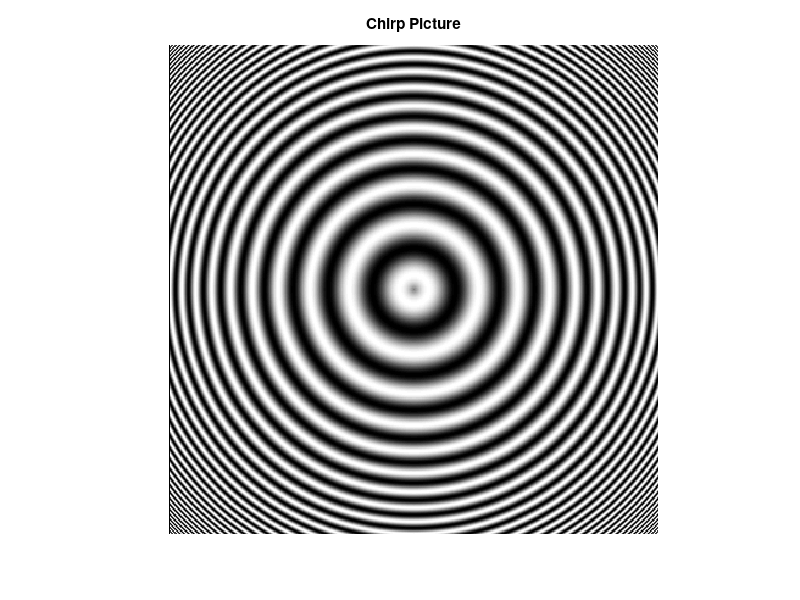
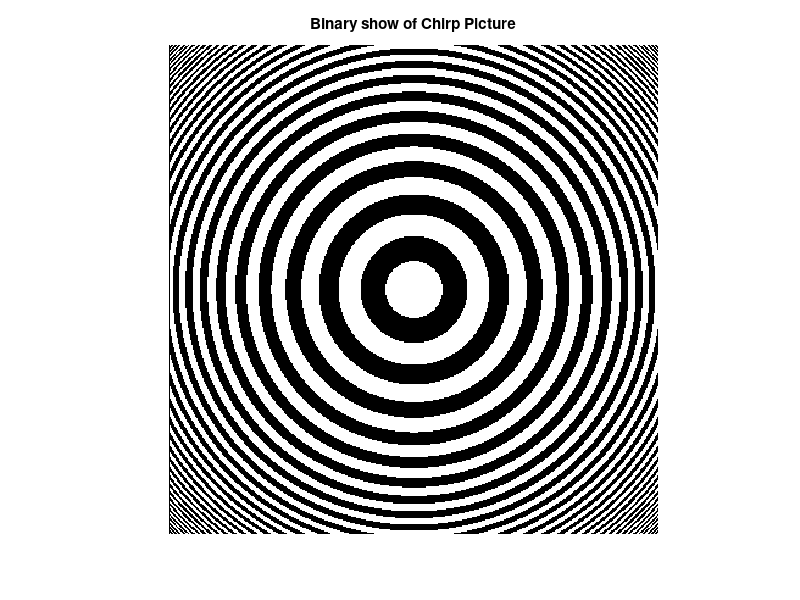
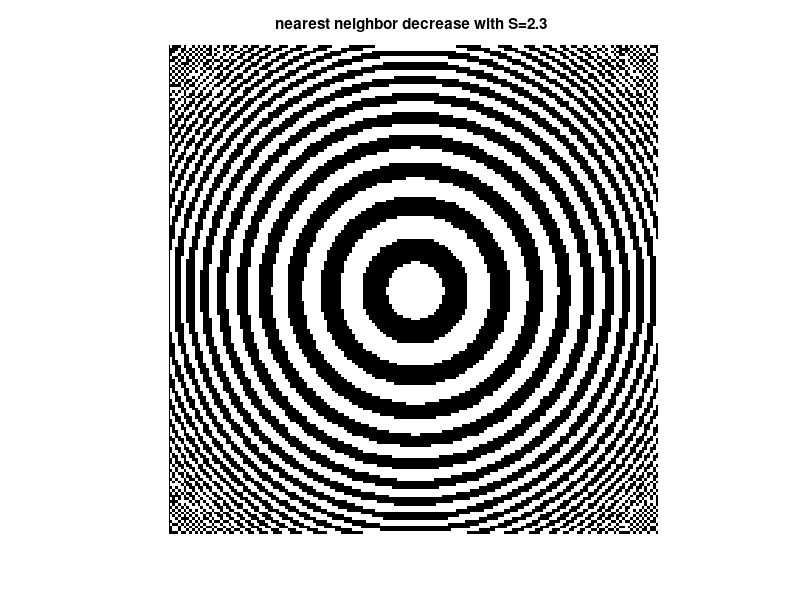
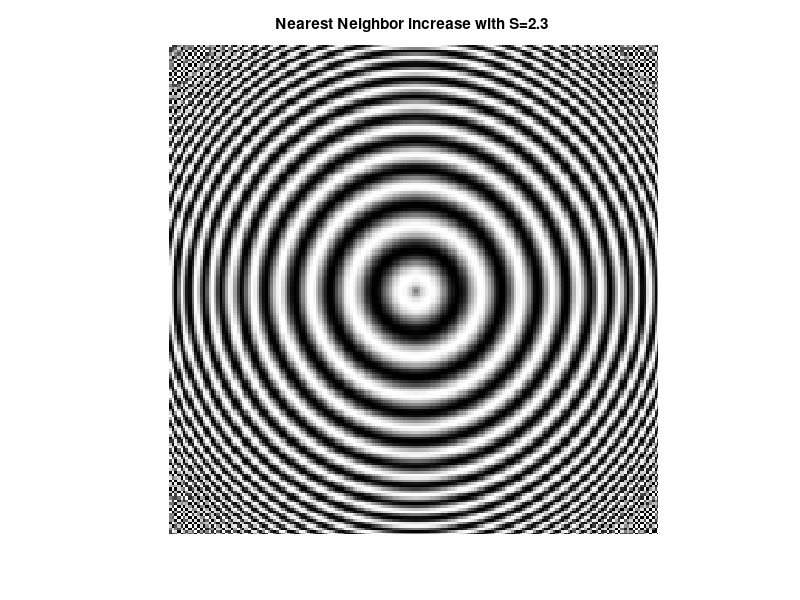

The MATLAB script that drew these images, in order:
clc;
clear;
close all;
%%%% Generate chirp picture
r_max = 200*sqrt(2); r_min = 0;
T_max = 50;          T_min = 10;

p=0; 
for m=-200:200
    p=p+1; q=0;
    for n=-200:200
        q=q+1;
        r= sqrt(m^2 + n^2);
        T = ((T_min -T_max)/(r_max - r_min))*r + T_max;
        f(p,q) = sin(2*pi*r/T);
    end
end
f_Binary = f>=0;   %%%% convert photo 2 binary  

 figure  
 imshow(f,[])
 title('Chirp Picture');
% %%% Binary show
 figure  
 imshow(f_Binary,[])
 title('Binary show of Chirp Picture');

%%%%%%%%%%%%%%%%%%%%%%%%%%%%%%%%%%%%%%%%%%%%%%%   downsample photo 
S =2.3; %%% downsample rate
[M,N] = size(f);
%%%%%%%%%%%%%%%%%%%%%%%%%%%%%%%%%%%%%%%%%%%%%%%% nearest neighbohood interpolation
%%%%%%%%%% DOWNSAMPLE
p = 0; 
for m=1 :S : M
    p = p+1; q = 0;
    for n= 1 :S :N
        q = q+1;
         l= round(m);
         k=round(n);
        f_Nearest_D(p,q) = f(l,k);
    end
end
f_Nearest_D_B = f_Nearest_D>=0;
 figure 
 imshow(f_Nearest_D_B,[])
 str_tit = sprintf('nearest neighbor decrease with S=%.1f ',S);
 title(str_tit);
%%%%%%%% UPSAMPLE
[M,N] = size(f_Nearest_D);
p = 0; 
for m=1 : 1/S : M
    p = p+1; q = 0;
    for n= 1 :1/S :N
        q = q+1;
         l= round(m);
         k=round(n);
        f_Nearest_U(p,q) = f_Nearest_D(l,k);
    end
end
f_Nearest_U_Binary=f_Nearest_U>=0;    %%% convert photo to a binary photo 

figure 
imshow(f_Nearest_U,[])
str_tit = sprintf('Nearest Neighbor increase with S=%.1f ',S);
title(str_tit);
%%%%% Binary show 
figure 
imshow(f_Nearest_U_Binary,[])
str_tit = sprintf('Binaryb show of Nearest Neighbor interpolation with S=%.1f ',S)
title(str_tit)

[M,N] = size(f_Nearest_U);
error_Neighbor = norm(f(1:M,1:N)-f_Nearest_U)/norm(f)


%%%%%%%%%%%%%%%%%%%%%%%%%%%%%%%%%%%%%%%%%%%%%%%%%%%% linear interpolation
%%%%%%%% DOWNSAMPLE
[M,N] = size(f);
p = 0; 
for m=1 :S : M
    p = p+1; q = 0;
    for n= 1 :S :N
        q = q+1;
        
        step_m = m-floor(m);
        step_n = n-floor(n);
        
        
         l= floor(m);
         k= floor(n);
         
         a = f(l , k) ; 
         b = f(l , k+1);
         c = f(l+1 , k);
         d = f(l+1 , k+1);
         
         A = step_m*c + (1-step_m)*a;
         B = step_m*d + (1-step_m)*b;
 
        f_Linear_D(p,q) = step_n*B + (1-step_n)*A;
    end
end
f_Linear_D_B = f_Linear_D>=0;
 figure 
 imshow(f_Linear_D_B,[])
 str_tit = sprintf('linear decrease with S=%.1f ',S);
 title(str_tit);

%%%%%%% UPSAMPLE
[M,N] = size(f_Linear_D);
p = 0; 
for m=1 : 1/S : M-1
    p = p+1; q = 0;
    for n= 1 : 1/S :N-1
        q=q+1;
        
        step_m = m-floor(m);
        step_n = n-floor(n);
        
         l= floor(m);
         k= floor(n);
         
         a = f_Linear_D(l , k) ; 
         b = f_Linear_D(l , k+1);
         c = f_Linear_D(l+1 , k);
         d = f_Linear_D(l+1 , k+1);
         
         A = step_m*c + (1-step_m)*a;
         B = step_m*d + (1-step_m)*b;
 
        f_Linear_U(p,q) = step_n*B + (1-step_n)*A;
    end
end
f_Linear_U_Binary=f_Linear_U>=0;    %%% convert photo to a binary photo 

figure 
imshow(f_Linear_U,[])
str_tit = sprintf('linear  increase  with S=%.1f ',S);
title(str_tit);
%%%%% Binary show
figure;
imshow(f_Linear_U_Binary,[])
str_tit = sprintf('Binary show of linear interpolation with S=%.1f ',S);
title(str_tit);

[M,N] = size(f_Linear_U);
error_Linear = norm(f(1:M,1:N)-f_Linear_U)/norm(f)


%%%%%%%%%%%%%%%%%%%%%%%%%%%%%%%% spline Interpolation
A =[-0.5 1.5 -1.5 0.5; 1 -2.5 2 -0.5;-0.5 0 0.5 0;0 1 0 0];
p_c = (3:-1:0).';                              %%% power coef
%%%%%%% DOWN SAMPLE
[M,N] = size(f);
f_ZP = zeros(M+3,N+3);                         %%% zero-pad a row and column at the first and 2 row and coloumn at the end
f_ZP(2:end-2,2:end-2) = f; 
[M,N] = size(f_ZP);
p=0;
for m=2:S:M-2
    p=p+1; q=0;
    for n=2:S:N-2
        q=q+1;
        f_m = fix(m);                           %%% fixed value of m 
        d_m = m - f_m;                          %%% delta_m
        f_n = fix(n);                           %%% fixed value of n 
        d_n = n - f_n;                          %%% delta_n
        
        IP_Data = f_ZP(f_m-1:f_m+2,f_n-1:f_n+2);   %%% extract 16  points in order to interpolate
        
        %%%% interpolatin for 1st row
        IP_A = IP_Data(1,:).';                  %%% interpolate with 4 points
        Coef_A = A*IP_A;                        %%% calculate coeficients
        IP_ABCD(1,1) = Coef_A.' * (d_n.^ p_c);  %%% calulate interpolated point
        
        %%%% interpolatin for 2nd row
        IP_B = IP_Data(2,:).';
        Coef_B = A*IP_B;                        
        IP_ABCD(2,1) = Coef_B.' * (d_n.^ p_c);  
        
        %%%% interpolatin for 3rd row
        IP_C = IP_Data(3,:).';
        Coef_C = A*IP_C;                        
        IP_ABCD(3,1) = Coef_C.' * (d_n.^ p_c);  
        
        %%%% interpolatin for 4th row
        IP_D = IP_Data(4,:).';
        Coef_D = A*IP_D;                        
        IP_ABCD(4,1) = Coef_D.' * (d_n.^ p_c);  
        
        %%%% interpolatin of 4 above row
        Coef_Tot = A*IP_ABCD;                        
        f_A_Spline_D(p,q) = Coef_Tot.' * (d_m.^ p_c);  %%% f down sample with spline approach
    end
end
f_A_Spline_D_B = f_A_Spline_D>=0;
 figure 
 imshow(f_A_Spline_D_B,[])
 str_tit = sprintf('cubic decrease with S=%.1f ',S);
 title(str_tit);

%%%%%% UPSAMPLE
[M,N] = size(f_A_Spline_D);
f_A_Spline_D_ZP = zeros(M+3,N+3);                         %%% zero-pad a row and column at the first and 2 row and coloumn at the end
f_A_Spline_D_ZP(2:end-2,2:end-2) = f_A_Spline_D; 
[M,N] = size(f_A_Spline_D_ZP);

p=0;
for m=2:1/S:M-2
    p=p+1; q=0;
    for n=2:1/S:N-2
        q=q+1;
        f_m = fix(m);                           %%% fixed value of m 
        d_m = m - f_m;                          %%% delta_m
        f_n = fix(n);                           %%% fixed value of n 
        d_n = n - f_n;                          %%% delta_n
        
        IP_Data = f_A_Spline_D_ZP(f_m-1:f_m+2,f_n-1:f_n+2);   %%% extract 16  points in order to interpolate
        
        %%%% interpolatin for 1st row
        IP_A = IP_Data(1,:).';                  %%% interpolate with 4 points
        Coef_A = A*IP_A;                        %%% calculate coeficients
        IP_ABCD(1,1) = Coef_A.' * (d_n.^ p_c);  %%% calulate interpolated point
        
        %%%% interpolatin for 2nd row
        IP_B = IP_Data(2,:).';
        Coef_B = A*IP_B;                        
        IP_ABCD(2,1) = Coef_B.' * (d_n.^ p_c);  
        
        %%%% interpolatin for 3rd row
        IP_C = IP_Data(3,:).';
        Coef_C = A*IP_C;                        
        IP_ABCD(3,1) = Coef_C.' * (d_n.^ p_c);  
        
        %%%% interpolatin for 4th row
        IP_D = IP_Data(4,:).';
        Coef_D = A*IP_D;                        
        IP_ABCD(4,1) = Coef_D.' * (d_n.^ p_c);  
        
        %%%% interpolatin of 4 above row
        Coef_Tot = A*IP_ABCD;                        
        f_A_Spline_U(p,q) = Coef_Tot.' * (d_m.^ p_c);  %%% f up sample with spline approach
    end
end
f_A_Spline_U_Binary=f_A_Spline_U>=0;    %%% convert photo to a binary photo 

figure 
imshow(f_A_Spline_U,[])
str_tit = sprintf('cubic increase with S=%.1f ',S);
title(str_tit);
%%% Binary show
figure
imshow(f_A_Spline_U_Binary,[])
str_tit = sprintf('Binary show of cubic interpolation with S=%.1f ',S)
title(str_tit);

[M,N] = size(f_A_Spline_U);
error_Cubic = norm(f(1:M,1:N)-f_A_Spline_U)/norm(f)

%%%% comparison 1D f , linear  spline and Nearst
U_point = 390;
a=f(1,1:U_point);
b=f_A_Spline_U(1,1:U_point);
c=f_Linear_U(1,1:U_point);
d=f_Nearest_U(1,1:U_point);
figure
plot(d,'b'),hold on;         %% Nearest
plot(c,'k:'),hold on;          %% Linear
plot(b,'g'),hold on;           %% spline
plot(a,'r');  %% original f
